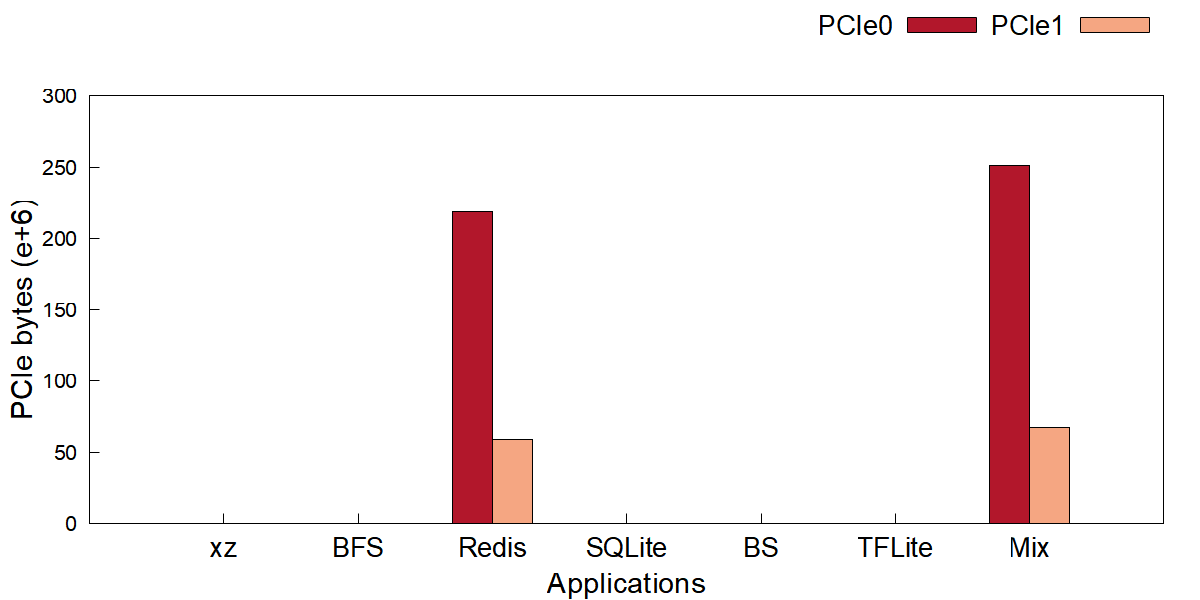

Here is the gnuplot script that generated this plot:
# pcie_total.plt - one counter, one bar per application per data path.
#
# Style mirrors the paper bar charts (image/*.plt): clustered
# bars, Arial 16/22/20, opaque fill with black border, key
# outside top right.  Bars use `with boxes` with explicit
# width and offsets (see tools/gen_fig_plts.py); xrange
# [0:8] centers the 7 application groups.  Full 4-side
# frame (border 15), tics only on left y / bottom x
# (nomirror).  Colors: 2-series figures use #B2172B
# (left, dark) / #F5A682 (right, light); the 3-series
# figure keeps dark gray / light gray / red.
#
# Linear y axis: values / 1e6 (see the using clause),
# ylabel unit (e+6), yrange just above the data max,
# coarse integer tics (1/2/5 x 10^k step).
#
# Data: fig/pcie_total.dat (raw differenced rates).
#
# Usage: gnuplot fig/pcie_total.plt   (from the repo root)

set terminal pngcairo size 1200,600 enhanced font 'Arial,16'
set output 'fig/pcie_total.png'

set ylabel 'PCIe bytes (e+6)' font 'Arial,22'
set xlabel 'Applications' font 'Arial,22'

set style fill solid border -1
set boxwidth 0.30

set yrange [0:300]
set format y '%.0f'
set ytics 50

set border 15
set ytics nomirror
set xtics nomirror

# xtics anchored at the cluster centers (1..7); the app
# names come from fig/pcie_total.dat column 1.
set xtics ('xz' 1, 'BFS' 2, 'Redis' 3, 'SQLite' 4, 'BS' 5, 'TFLite' 6, 'Mix' 7) font ',20'
set xrange [0:8]

set tmargin 4
set key outside top right horizontal font 'Arial,20'

C_PCIE0 = "#B2172B"
C_PCIE1 = "#F5A682"

plot 'fig/pcie_total.dat' using ($0+1-0.150):($2/1e6) with boxes title 'PCIe0' lc rgb C_PCIE0, \
     '' using ($0+1+0.150):($3/1e6) with boxes title 'PCIe1' lc rgb C_PCIE1
